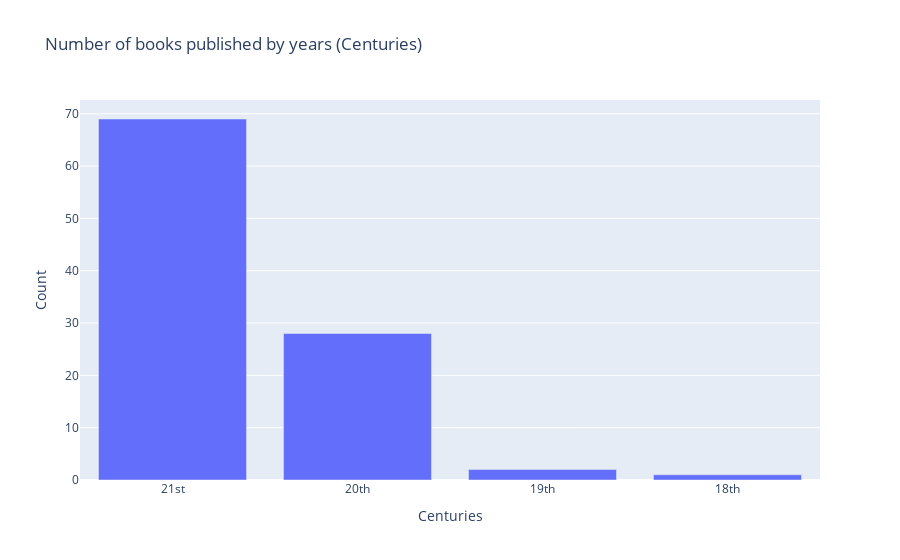

The notebook cell this image was saved under:
### Code cell
#Count the number of books published by centuries
# rename the new column
century_count = books['Centuries'].value_counts().reset_index()
century_count.columns = ['Centuries', 'Count']

fig = px.bar(century_count, x='Centuries', y='Count', title='Number of books published by years (Centuries)')
fig.show()

### Figure 1 — Plotly figure (JSON) as saved in the notebook; plotly's stock layout.template omitted (floating-point values rounded to 4 significant figures)
{"data": [{"alignmentgroup": "True", "hovertemplate": "Centuries=%{x}<br>Count=%{y}<extra></extra>", "legendgroup": "", "marker": {"color": "#636efa", "pattern": {"shape": ""}}, "name": "", "offsetgroup": "", "orientation": "v", "showlegend": false, "textposition": "auto", "type": "bar", "x": ["21st", "20th", "19th", "18th"], "xaxis": "x", "y": [69, 28, 2, 1], "yaxis": "y"}], "layout": {"barmode": "relative", "legend": {"tracegroupgap": 0}, "title": {"text": "Number of books published by years (Centuries)"}, "xaxis": {"anchor": "y", "domain": [0, 1], "title": {"text": "Centuries"}}, "yaxis": {"anchor": "x", "domain": [0, 1], "title": {"text": "Count"}}}}
